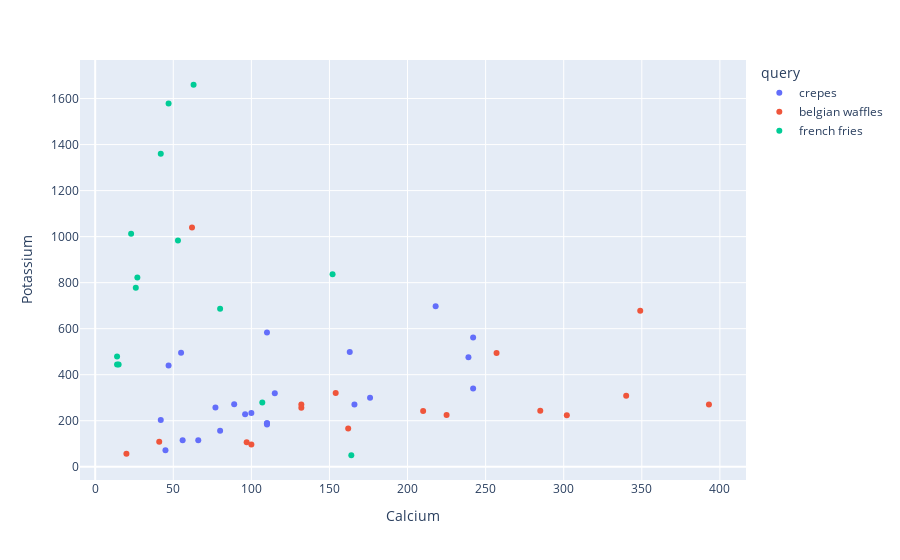

Notebook cell for this chart:
### Code cell
import plotly.express as px

px.scatter(data_frame=big_df_recipe, x='Calcium', y='Potassium', color='query', hover_data=['name'])

### Figure 1 — Plotly figure (JSON) as saved in the notebook; plotly's stock layout.template omitted (floating-point values rounded to 4 significant figures)
{"data": [{"customdata": [["Creamy Strawberry Crepes"], ["Vanilla Crepes"], ["Banana Crepes"], ["Egg-White Crepes"], ["Claire's Yummy Crepes"], ["Crepes with Spinach, Bacon and Mushroom Filling"], ["Dessert Crepes"], ["Strawberry Crepes"], ["Breakfast Crepes"], ["Chocolate Hazelnut Fruit Crepes"], ["Chocolate Crepes"], ["State Fair Crepes"], ["Yummy Apple Cinnamon Crepes"], ["Shrimp and Scallop Crepes"], ["Czech Crepes"], ["Basic Crêpes"], ["Chicken and Mushroom Crepes"], ["Easy Chicken-Stuffed Crepes"], ["Pumpkin Crepes with Fontina Cheese Sauce"], ["Cajun Shrimp Crepes"], ["Chicken Street Crepes"], ["Healthier Basic Crepes"], ["Melt in Your Mouth Crepes"]], "hovertemplate": "query=crepes<br>Calcium=%{x}<br>Potassium=%{y}<br>name=%{customdata[0]}<extra></extra>", "legendgroup": "crepes", "marker": {"color": "#636efa", "symbol": "circle"}, "mode": "markers", "name": "crepes", "orientation": "v", "showlegend": true, "type": "scatter", "x": [115, 45, 110, 89, 110, 218, 66, 42, 110, 55, 110, 47, 100, 239, 80, 56, 242, 176, 242, 163, 96, 77, 166], "xaxis": "x", "y": [319, 72, 583, 272, 189, 698, 115, 203, 189, 495, 184, 440, 234, 476, 156, 115, 562, 300, 340, 499, 228, 257, 270], "yaxis": "y"}, {"customdata": [["Cinnamon Belgian Waffles"], ["Liège Belgian Waffles with Pearl Sugar"], ["Belgian Waffles"], ["Emma's Belgian Waffles"], ["Bananas Foster Belgian Waffles"], ["Eggnog-Raspberry Belgian Waffles"], ["Fluffy Belgian Waffles"], ["Chocolate Chip Belgian Waffles"], ["Classic Belgian Waffles"], ["Red Velvet Belgian Waffles"], ["Hash Brown Waffles"], ["Swedish Crisp Waffles (Frasvafflor)"], ["Rich Danish Waffles"], ["Chicken and Waffles Casserole"], ["Steve's Overnight Waffles"], ["Best Vegan Chocolate Oatmeal Waffles"], ["Spiced Chocolate Waffle Cookies"]], "hovertemplate": "query=belgian waffles<br>Calcium=%{x}<br>Potassium=%{y}<br>name=%{customdata[0]}<extra></extra>", "legendgroup": "belgian waffles", "marker": {"color": "#EF553B", "symbol": "circle"}, "mode": "markers", "name": "belgian waffles", "orientation": "v", "showlegend": true, "type": "scatter", "x": [225, 41, 132, 302, 349, 210, 393, 285, 100, 340, 62, 97, 162, 257, 132, 154, 20], "xaxis": "x", "y": [225, 109, 256, 224, 678, 242, 271, 243, 97, 309, 1040, 106, 166, 494, 270, 321, 56], "yaxis": "y"}, {"customdata": [["Chef John's French Fries (How to Make)"], ["Air Fryer French Fries"], ["Homemade Crispy Seasoned French Fries"], ["Best Baked French Fries"], ["Baked French Fries"], ["French Fries all'Assassina (Assassin’s French Fries)"], ["Baked French Fries II"], ["Cajun Baked French Fries"], ["Spicy Chili French Fries"], ["Blue Cheese French Fries"], ["Air Fryer Frozen French Fries"], ["Yuca French Fries"], ["French Fries in the Air Fryer"], ["Mojo French Fries"], ["French Fried Potatoes"], ["Best Green Bean Casserole"]], "hovertemplate": "query=french fries<br>Calcium=%{x}<br>Potassium=%{y}<br>name=%{customdata[0]}<extra></extra>", "legendgroup": "french fries", "marker": {"color": "#00cc96", "symbol": "circle"}, "mode": "markers", "name": "french fries", "orientation": "v", "showlegend": true, "type": "scatter", "x": [27, 14, 15, 42, 23, 152, 80, 47, 63, 107, null, 142, 14, 53, 26, 164], "xaxis": "x", "y": [822, 479, 444, 1360, 1012, 837, 687, 1578, 1660, 279, 457, null, 444, 983, 778, 50], "yaxis": "y"}], "layout": {"legend": {"title": {"text": "query"}, "tracegroupgap": 0}, "margin": {"t": 60}, "xaxis": {"anchor": "y", "domain": [0, 1], "title": {"text": "Calcium"}}, "yaxis": {"anchor": "x", "domain": [0, 1], "title": {"text": "Potassium"}}}}
